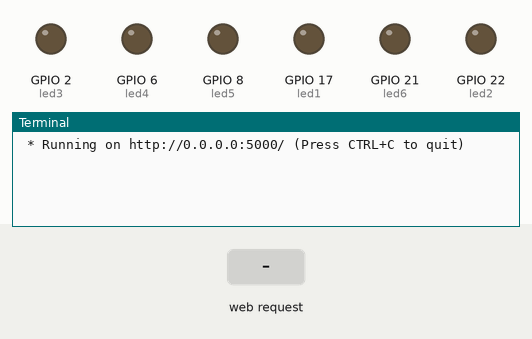
The program below on a simulated Raspberry Pi (BCM pin numbers). On the bench: output pins drawn as LEDs (lit = HIGH), the last lines printed to the terminal. Inputs (shaded band) come from the test bench. The clock reads 2024-03-15 10:24:30 at power-on unless the program sets it.

Above: at 1.2 s.
1.3 s: HTTP request for / received
At 2.3 s:
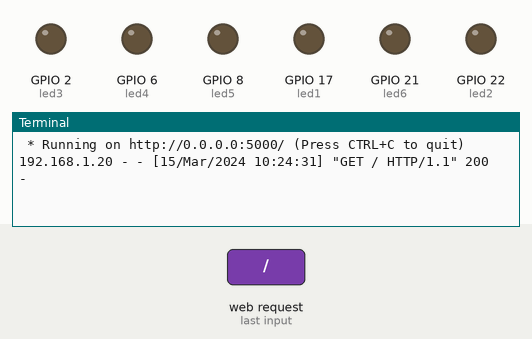
2.8 s: HTTP request for /control received
At 3.3 s:
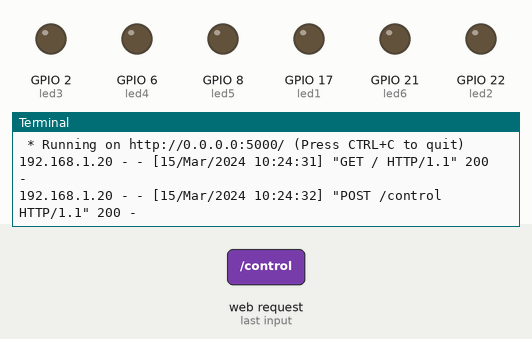

The program:

flask_app.py
```python
from flask import Flask, render_template, request
from gpiozero import LED

app = Flask(__name__)

led1 = LED(17)
led2 = LED(22)
led3 = LED(2)
led4 = LED(6)
led5 = LED(8)
led6 = LED(21)

@app.route('/')
def index():
    return render_template('index.html')

@app.route('/control', methods=['POST'])
def control():
    led = request.form.get('led')
    action = request.form.get('action')

    if led == '1':
        target = led1
    elif led == '2':
        target = led2
    elif led == '3':
        target = led3
    elif led == '4':
        target = led4
    elif led == '5':
        target = led5
    elif led == '6':
        target = led6
    else:
        return "Invalid LED"

    if action == 'on':
        target.on()
    elif action == 'off':
        target.off()

    return render_template('index.html')

if __name__ == '__main__':
    app.run(host='0.0.0.0', port=5000)
```

Measured:
- after the input at 1.3 s, the terminal: prints a new line at once (image 1)
- after the input at 2.8 s, the terminal: prints a new line at once (image 2)
